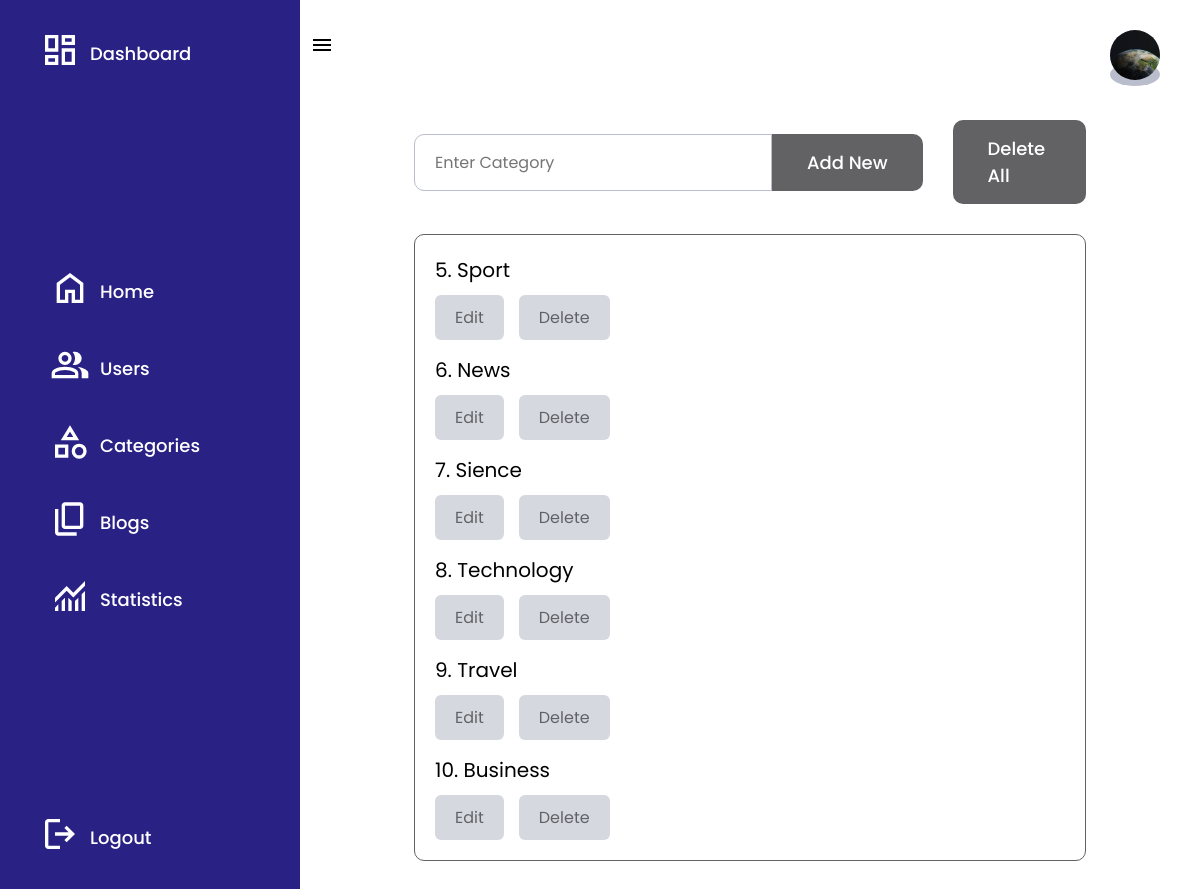
/admin/categories/select.php (signed in), run on the app's committed database.
### tables this page shows
CREATE TABLE `users` (
  `id` bigint(20) NOT NULL,
  `name` varchar(255) NOT NULL,
  `surname` varchar(255) NOT NULL,
  `gender` int(11) NOT NULL,
  `dob` date NOT NULL,
  `profile` varchar(255) DEFAULT NULL,
  `email` varchar(255) NOT NULL,
  `password` varchar(255) NOT NULL,
  `active` int(11) DEFAULT 1,
  `role` int(11) DEFAULT 0,
  `otp` int(11) DEFAULT NULL,
  `created_at` timestamp NOT NULL DEFAULT current_timestamp(),
  `updated_at` timestamp NOT NULL DEFAULT current_timestamp()
);

CREATE TABLE `catigories` (
  `id` bigint(20) NOT NULL,
  `name` varchar(255) NOT NULL,
  `created_at` timestamp NOT NULL DEFAULT current_timestamp(),
  `updated_at` timestamp NOT NULL DEFAULT current_timestamp()
);

### admin/categories/select.php (the view)
<?php
include_once "../../adminIndex.php";
$sql = "SELECT * FROM catigories";
$selectQuery = $connection->prepare($sql);
$selectQuery->execute([]);
$categories = $selectQuery->fetchAll(PDO::FETCH_ASSOC);
$categoriesErr = "There is no categories";
?>
<section class="adminPanel">
    <?php include_once "../dashboard.php" ?>
    <div class="content">
        <?php include_once "../topBar.php" ?>
        <div class="main">
            <section class="allCategories">
                <div class="container">
                    <div class="btns">
                        <div class="add">
                            <form action="add.php" method="POST">
                                <input type="text" name="add" placeholder="Enter Category" />
                                <button type="submit">Add New</button>
                            </form>
                        </div>
                        <a href="deleteAll.php">Delete All</a>
                    </div>
                    <ul>
                        <?php
                        if (count($categories)) {
                            foreach ($categories as $category) {
                        ?>
                                <li>
                                    <span><?= $category['id'] . ". " . $category['name'] ?></span>
                                    <div class="editBtns">
                                        <a href="update.php?id=<?= $category['id'] ?>">Edit</a>
                                        <a href="delete.php?id=<?= $category['id'] ?>">Delete</a>
                                    </div>
                                </li>
                            <?php
                            }
                        } else {
                            ?>
                            <h2><?= $categoriesErr ?></h2>
                        <?php
                        }
                        ?>
                    </ul>
                </div>
            </section>
        </div>
    </div>
</section>

### admin/topBar.php
<?php
$sql="SELECT profile FROM users WHERE id=?";
$userQuery=$connection->prepare($sql);
$userQuery->execute([$_SESSION['user_id']]);
$user = $userQuery->fetch(PDO::FETCH_ASSOC);
?>
<div class="topBar">
    <div class="toggle">
        <img src="/backend_project1/public/menu.svg" alt="Toggle Btn">
    </div>
    <div class="profile">
        <a href="#">
            <img src="/backend_project1/<?= $user['profile'] ?>" alt="Profile">
        </a>
    </div>
</div>

### style.css (style rules this page uses)
* { box-sizing: border-box; padding: 0; margin: 0; list-style: none; text-decoration: none; font-family: "Poppins"; }
.profile { width: 100%; margin-top: 20px; }
.allCategories { width: 100%; }
.allCategories .container { width: 80%; margin: 0 auto; display: flex; flex-direction: column; gap: 30px; }
.allCategories .btns { width: 100%; display: flex; align-items: center; gap: 30px; }
.allCategories .add form { display: flex; align-items: center; }
.allCategories .add input { padding: 15px 20px; border-radius: 10px 0 0 10px; border: 1px solid #BABECC; outline: none; font-size: 16px; }
.allCategories .add button { border-radius: 0 10px 10px 0; background-color: #626264; padding: 15px 35px; font-size: 18px; font-weight: 500; color: #FFF; cursor: pointer; }
.allCategories .btns a { width: max-content; background-color: #626264; padding: 15px 35px; font-size: 18px; font-weight: 500; color: #FFF; border-radius: 10px; }
.allCategories form button { width: max-content; padding: 15px 0; border-radius: 10px; border: none; }
.allCategories ul { width: 100%; display: flex; flex-direction: column; gap: 15px; border-radius: 10px; border: 1px solid #626264; padding: 20px; }
.allCategories ul li { width: 100%; display: flex; flex-direction: column; gap: 10px; }
.allCategories ul span { font-size: 20px; }
.allCategories ul .editBtns { width: 100%; display: flex; align-items: center; gap: 15px; }
.allCategories .editBtns a { padding: 10px 20px; background-color: #babecc98; color: #616265; border-radius: 6px; }
.adminPanel { width: 100%; min-height: 100vh; display: flex; justify-content: flex-start; position: relative; }
.adminPanel .content { margin-left: 300px; width: 100%; display: flex; flex-direction: column; }
.adminPanel .content .topBar { padding: 10px 40px 10px 10px; display: flex; justify-content: space-between; align-items: center; width: 100%; }
.adminPanel .content .topBar .toggle { display: flex; justify-content: center; align-items: center; }
.adminPanel .content .topBar .profile, .adminPanel .content .topBar .profile a { width: 50px; height: 50px; border-radius: 50%; color: #000; background-color: #BABECC; }
.adminPanel .content .topBar .profile img { width: 100%; height: 100%; object-fit: cover; border-radius: 50%; }
.adminPanel .content .topBar>div { width: max-content; }
.adminPanel .content .main { width: 100%; height: 100%; padding: 30px; }

### data on the page
users: profile (picture)
catigories: id "5", name "Sport"
catigories: id "6", name "News"
catigories: id "7", name "Sience"
catigories: id "8", name "Technology"
catigories: id "9", name "Travel"
catigories: id "10", name "Business"
